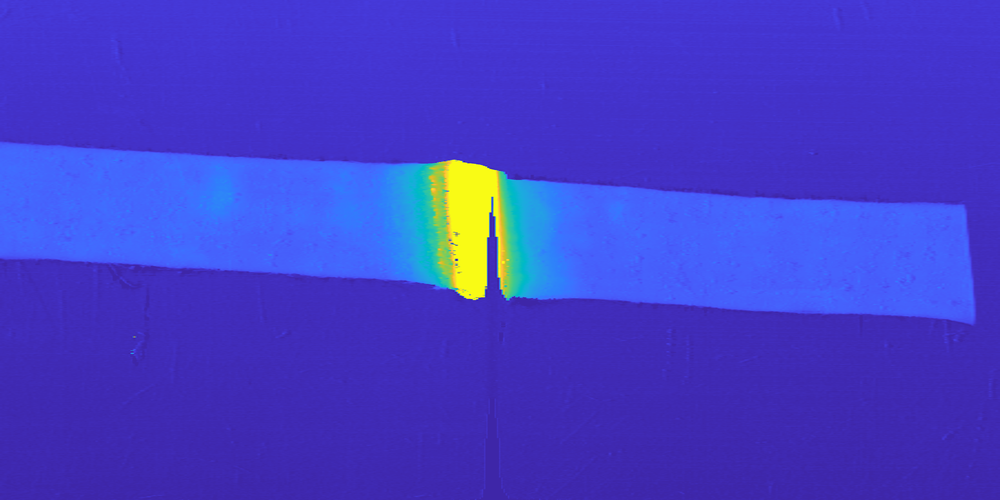
#> input picture PuckerImages/RGB_cropped/Pucker1.png, 1000 x 500 px, shrunk from 4096 x 2048 before the run; its folder holds only this picture in this run
$ jupyter execute --allow-errors 2_data_augmentation.ipynb
#> lines starting #> are read from the running program, lines starting #| are printed output that depends on the picture
[cell 1]
from PIL import Image
from IPython.display import display

import os
import numpy as np
import matplotlib.pyplot as plt

[cell 2]
path = 'PuckerImages//RGB_cropped'
file_list = [f for f in os.listdir(path) if os.path.isfile(f'{path}//{f}')]

[cell 3]
if 0:
    angle_list = [-2.5, 0, 2.5, 5, 7.5]
else:
    angle_min = -3
    angle_max = 9
    angle_step = 3

    angle_list = np.arange(angle_min, 1.1*angle_max, angle_step)


file = file_list[0]
print(f'Opened file: {file}')
img = Image.open(f'{path}//{file}')
#> img is the input picture: PIL image 1000x500 RGB; mean R, G, B 67.8, 61.8, 200.7
#transpose the original image
img_flip = img.transpose(Image.FLIP_TOP_BOTTOM)
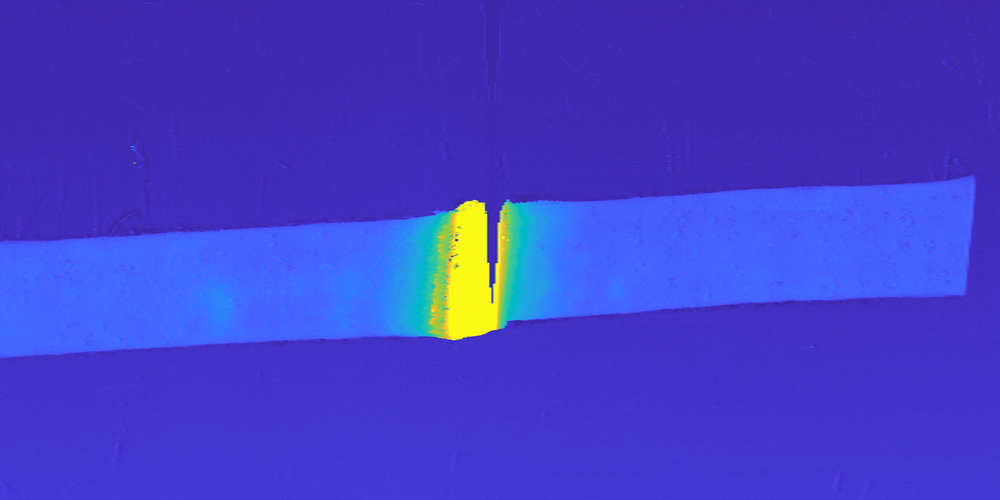
#> img_flip: PIL image 1000x500 RGB; mean R, G, B 67.8, 61.8, 200.7
#convert to array
image_data_original = np.array(img)


#> (the rest of this cell did not finish here and is left out)


$ run again, on PuckerImages/RGB_cropped/Pucker13.png
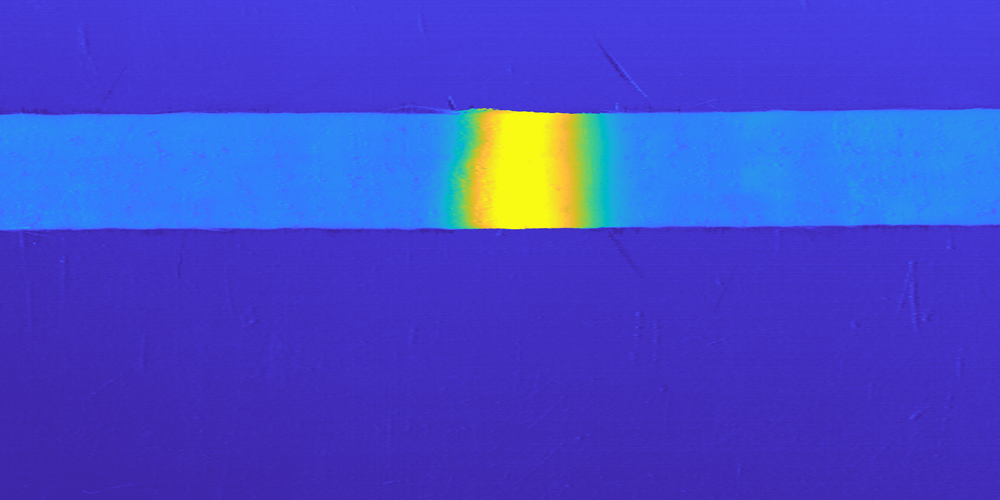
#> input picture PuckerImages/RGB_cropped/Pucker13.png, 1000 x 500 px, shrunk from 4096 x 2048 before the run
#> img is the input picture: PIL image 1000x500 RGB; mean R, G, B 67.3, 70.9, 203
#> `img_flip = img.transpose(Image.FLIP_TOP_BOTTOM)`:
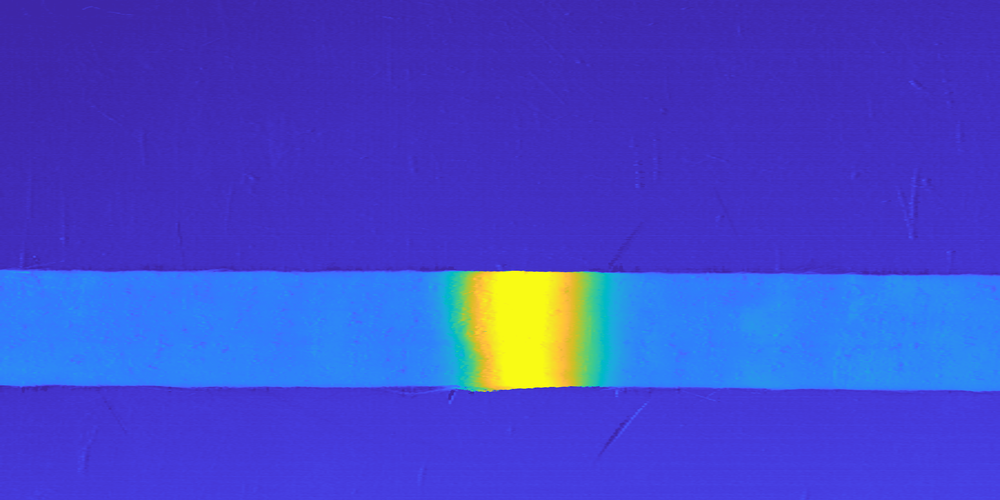
#> img_flip: PIL image 1000x500 RGB; mean R, G, B 67.3, 70.9, 203

$ run again, on PuckerImages/RGB_cropped/Pucker14.png
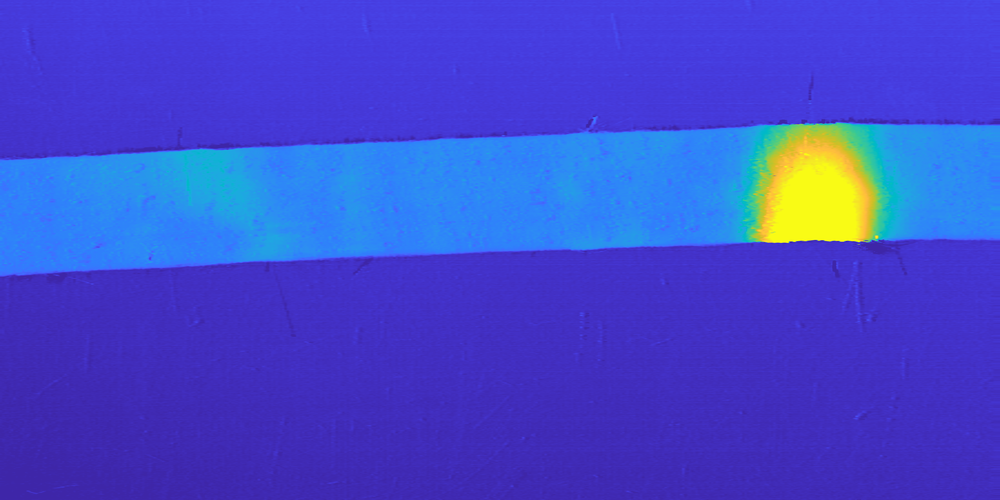
#> input picture PuckerImages/RGB_cropped/Pucker14.png, 1000 x 500 px, shrunk from 4096 x 2048 before the run
#> img is the input picture: PIL image 1000x500 RGB; mean R, G, B 66.2, 73, 205.1
#> `img_flip = img.transpose(Image.FLIP_TOP_BOTTOM)`:
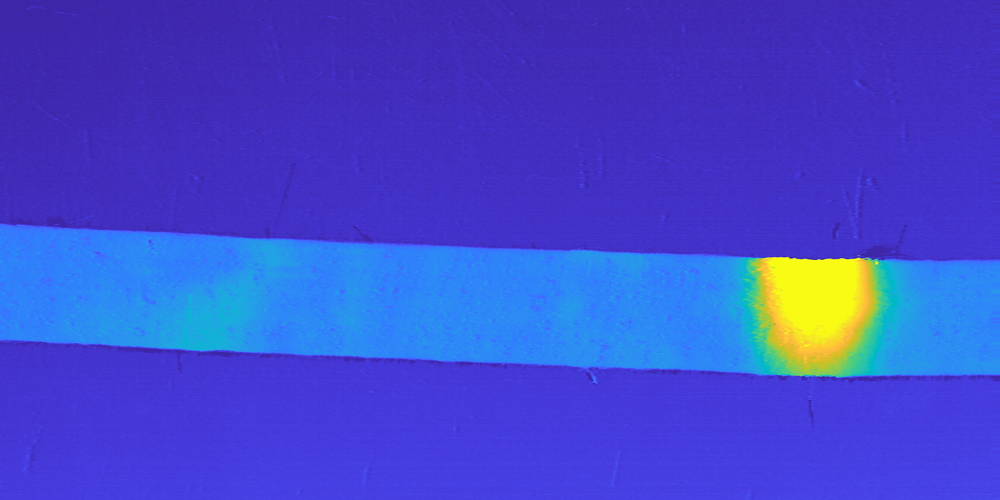
#> img_flip: PIL image 1000x500 RGB; mean R, G, B 66.2, 73, 205.1

$ run again, on PuckerImages/RGB_cropped/Pucker15.png
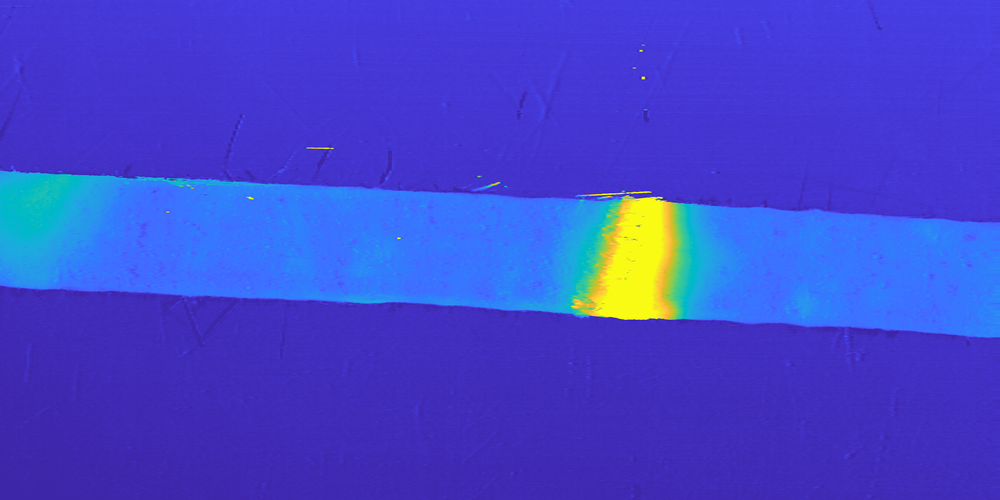
#> input picture PuckerImages/RGB_cropped/Pucker15.png, 1000 x 500 px, shrunk from 4096 x 2048 before the run
#> img is the input picture: PIL image 1000x500 RGB; mean R, G, B 66.6, 69.4, 205.6
#> `img_flip = img.transpose(Image.FLIP_TOP_BOTTOM)`:
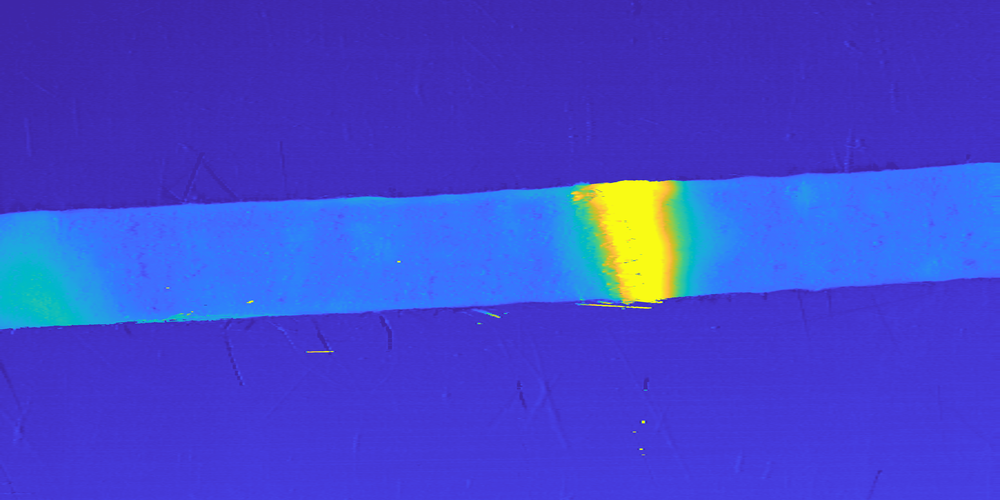
#> img_flip: PIL image 1000x500 RGB; mean R, G, B 66.6, 69.4, 205.6

$ run again, on PuckerImages/RGB_cropped/Pucker10.png
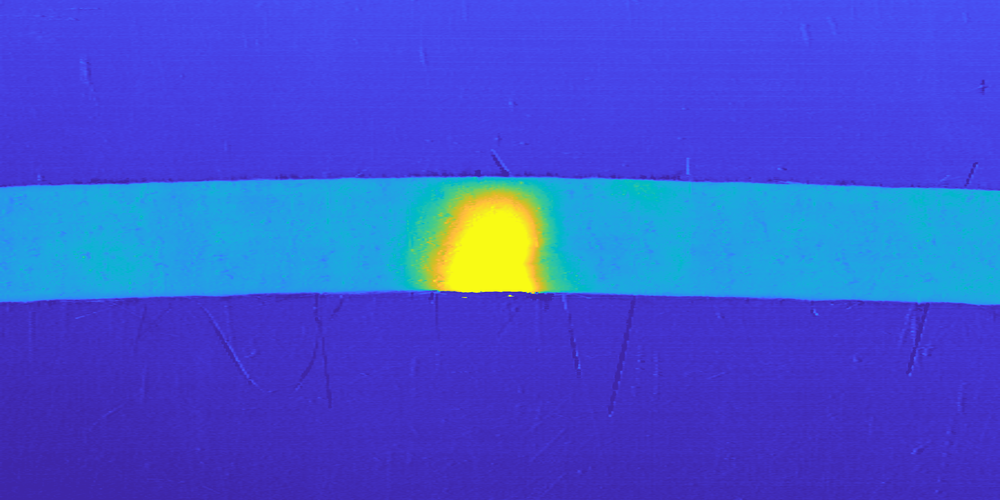
#> input picture PuckerImages/RGB_cropped/Pucker10.png, 1000 x 500 px, shrunk from 4096 x 2048 before the run
#> img is the input picture: PIL image 1000x500 RGB; mean R, G, B 64.2, 82.6, 209
#> `img_flip = img.transpose(Image.FLIP_TOP_BOTTOM)`:
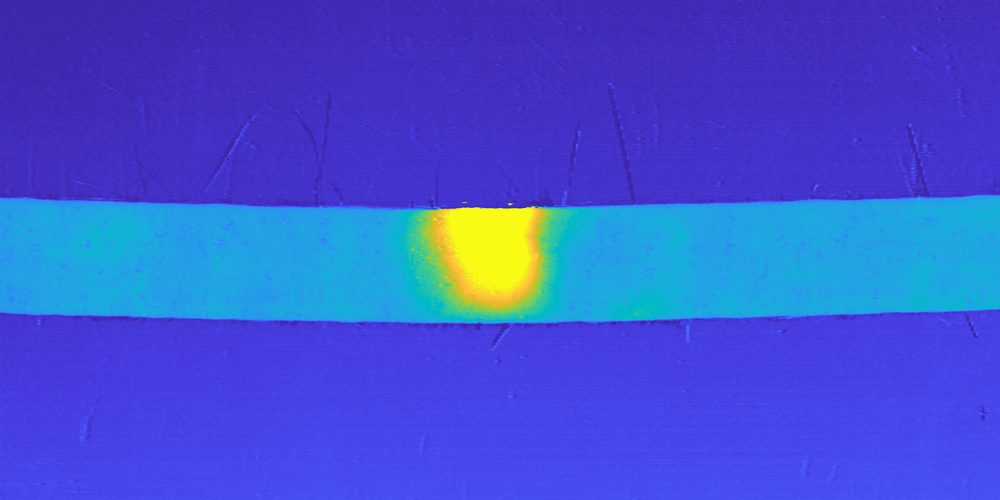
#> img_flip: PIL image 1000x500 RGB; mean R, G, B 64.2, 82.6, 209
